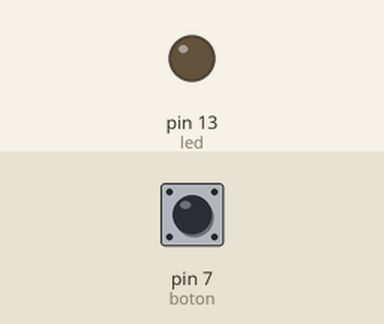
Recording of a sketch running on a simulated Arduino Uno, built with avr-gcc and run on an emulated ATmega328P. Shown: output pins drawn as LEDs (lit = HIGH). The inputs (shaded band) are chosen by the test bench; at power-on: pin 7 (boton) LOW.

Above: at 1.2 s.
1.3 s: pin 7 (boton) pulled HIGH for 0.15 s
At 1.37 s:
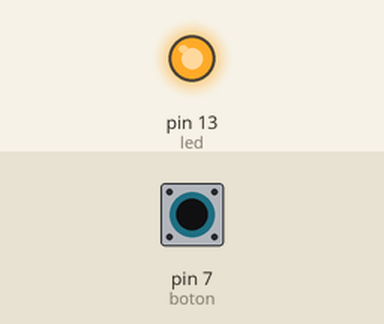
2.9 s: pin 7 (boton) pulled HIGH for 3.2 s
At 7.0 s:
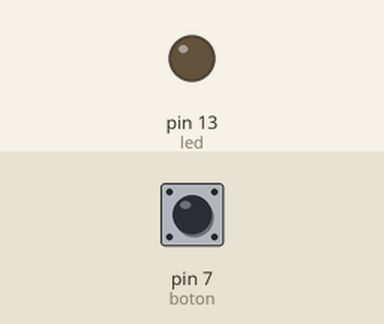
Timing chart, 0 to 8.5 s (numbered marks = the images above; inputs shaded):
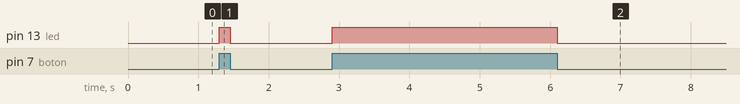

The sketch:

codigo.ino
```cpp
const int led=13;
const int boton=7;
int val = 0;

void setup() {
  // put your setup code here, to run once:
  pinMode(led,OUTPUT);
  pinMode(boton,INPUT);
}

void loop() {
  // put your main code here, to run repeatedly:
  val = digitalRead(boton);
  if(val==HIGH){
    digitalWrite(led,HIGH);
  }
  else{
    digitalWrite(led,LOW);
  }
}
```

Measured:
- after the input at 1.3 s, pin 13 (led): LOW → HIGH at once, → LOW 0.15 s later
- after the input at 2.9 s, pin 13 (led): LOW → HIGH at once, → LOW 3.2 s later
